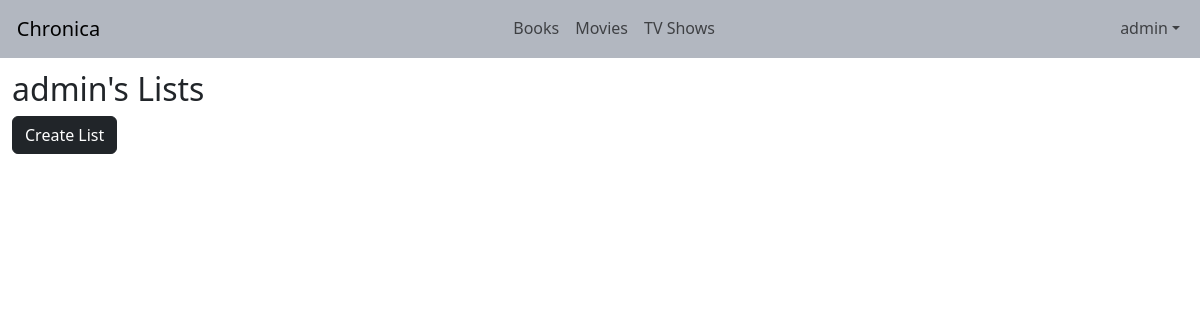
/users/admin (signed in), run on an earlier commit of the app's database.
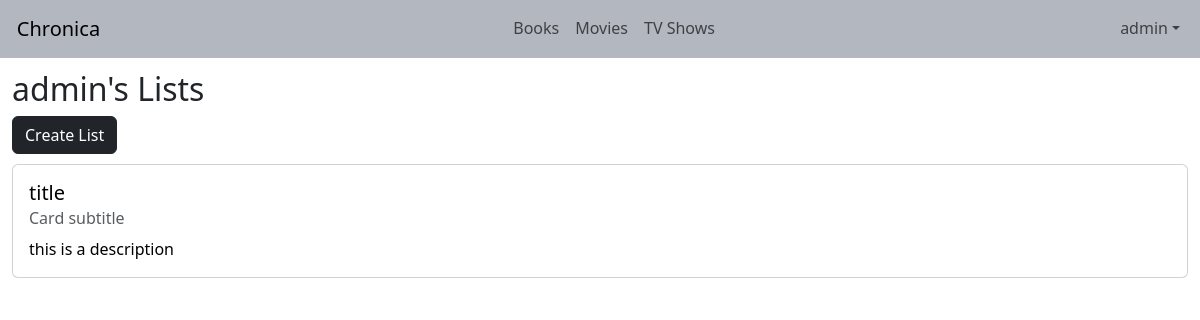
And on a later commit of the database.
### tracker/models.py (models this page shows, shortened)
class User(AbstractUser):
    pass

class List(models.Model):
    user = models.ForeignKey(User, on_delete=models.PROTECT, related_name='all_lists')
    title = models.CharField(max_length=50)
    description = models.TextField(max_length=500, blank=True)
    time = models.DateTimeField(auto_now_add=True)
    class Meta:
        ordering = ["-time"]

### tracker/views.py (the view)
# urls.py: path("users/<str:user>", views.user, name='user'),
@login_required(login_url='/login')
def user(request, user):
    try:
        User.objects.get(username=user)
    except User.DoesNotExist:
        return render(request, "tracker/error.html")
    if request.method == 'POST':
        form = NewList(request.POST)
        if form.is_valid():
            List.objects.create(user=User.objects.get(username=request.user.username), title=form.cleaned_data['title'], description=form.cleaned_data['description'])
    return render(request, "tracker/user.html", {
        'person': user,
        'form': NewList(),
        'lists': List.objects.filter(user=User.objects.get(username=user))
    })

### tracker/templates/tracker/user.html (shortened to what this page needs)
{% extends "tracker/layout.html" %}
{% load static %}
{% block body %}
    <h2>{{ person }}'s Lists</h2>
    {% if user.username == person %}
    <button type="button" class="btn btn-dark" data-bs-toggle="modal" data-bs-target="#staticBackdrop" style="margin-bottom: 10px;">
        Create List
    </button>
    {% endif %}
    {% for list in lists %}
        <div class="card" style="margin-bottom: 10px;">
            <a href="{% url 'list' person list.id %}" class="link">
                <div class="card-body">
                    <h5 class="card-title">{{ list.title }}</h5>
                    <h6 class="card-subtitle mb-2 text-body-secondary">Card subtitle</h6>
                    <p class="card-text">{{ list.description }}</p>
                </div>
            </a>
        </div>
    {% endfor %}
{% endblock %}

### tracker/templates/tracker/layout.html (shortened to what this page needs)
{% load static %}
<!DOCTYPE html>
<html lang="en">
    <head>
        <link rel="stylesheet" href="https://cdn.jsdelivr.net/npm/bootstrap@5.3.1/dist/css/bootstrap.min.css">
        <link href="{% static 'tracker/styles.css' %}" rel="stylesheet">
    </head>
    <body>
        <nav class="navbar navbar-expand-lg nav-underline">
            <div class="container-fluid">
                <a id="nav-left" class="navbar-brand" href="{% url 'index' %}">{% block nav %}Chronica{% endblock %}</a>
                <div class="collapse navbar-collapse" id="navbarSupportedContent">
                    <ul class="navbar-nav mx-auto mb-2 mb-lg-0">
                        <li class="nav-item">
                            <a id="books-btn" class="nav-link" href="{% url 'books' %}">Books</a>
                        </li>
                        <li class="nav-item">
                            <a id="books-btn" class="nav-link" href="{% url 'movies' %}">Movies</a>
                        </li>
                        <li class="nav-item">
                            <a id="books-btn" class="nav-link" href="{% url 'tv' %}">TV Shows</a>
                        </li>
                    </ul>
                    <ul class="navbar-nav ml-auto mb-2 mb-lg-0">
                        {% if user.is_authenticated %}
                            <li class="nav-item dropdown">
                                <a class="nav-link dropdown-toggle" href="#" role="button" data-bs-toggle="dropdown" aria-expanded="false">{{ user.username }}</a>
                            </li>
                        {% else %}
                            <li class="nav-item">
                                <a class="nav-link" aria-current="page" href="{% url 'login' %}">Log In</a>
                            </li>
                        {% endif %}
                    </ul>
                </div>
            </div>
          </nav>
        <div class="body">
            <div class="indent">
            {% block body %}
            {% endblock %}
            </div>
        </div>
    </body>
</html>

### tracker/static/tracker/styles.css (style rules this page uses)
.container-fluid { align-items: center; }
.link { text-decoration: none; color: black; }
.indent { margin: 1vw; }
.navbar { background-color: #B2B7C0; }
#nav-left { margin-left: .4vw; }

What changed in the data, as far as the page shows it:
added List: title "title", description "this is a description"
